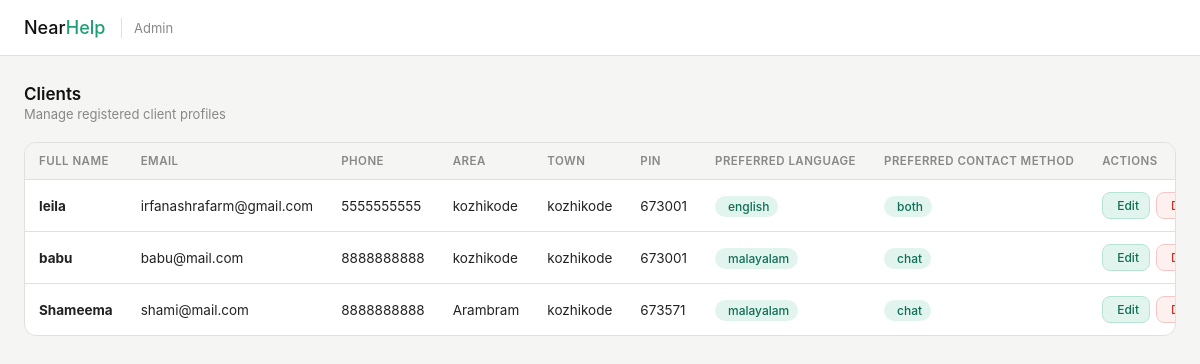
Page /Client_data_table on the committed database.
### projectnearhelpapp/models.py (models this page shows)
class Client_details(models.Model):
        user = models.OneToOneField(settings.AUTH_USER_MODEL, on_delete=models.CASCADE , related_name='client_details' , null=True, blank=True)
        Fullname = models.CharField(max_length=50)
        Phone_number = models.CharField()
        Email = models.CharField()
        Area = models.CharField()
        Town = models.CharField()
        Pin = models.IntegerField()
        Password = models.CharField(max_length=128)
        Preferred_language = models.CharField(max_length=50 , null=True, blank=True)
        Preferred_contact_method = models.CharField(max_length=50 , null=True, blank=True)
        Photo = models.ImageField(upload_to="photos/client_photos/" , blank=True, null=True)

### projectnearhelpapp/views.py (the view)
# urls.py: path('Client_data_table',views.Client_data_table,name='Client_data_table'),
def Client_data_table(request):
    alldata = Client_details.objects.all()
    return render(request,'admin_dashboard/client_data_table.html',{'clientdata':alldata})

### projectnearhelpapp/templates/admin_dashboard/client_data_table.html (shortened to what this page needs)
<!DOCTYPE html>
<html lang="en">
    <head>
        {% load static %}
        <link rel="stylesheet"
            href="https://cdn.jsdelivr.net/npm/@tabler/icons-webfont@latest/tabler-icons.min.css">
        <link rel="stylesheet"
            href="{% static 'css/admin_dashboard/client_data_table.css' %}">
    </head>
    <body>
        <nav>
            <a class="logo" href="#">Near<span>Help</span></a>
            <span class="nav-label">Admin</span>
        </nav>
        <div class="page">
            <div class="page-header">
                <div>
                    <div class="page-title">Clients</div>
                    <div class="page-subtitle">Manage registered client
                        profiles</div>
                </div>
            </div>
            <div class="table-card">
                <div class="table-wrapper">
                    <table>
                        <thead>
                            <tr>
                                <th>Full Name</th>
                                <th>Email</th>
                                <th>Phone</th>
                                <th>Area</th>
                                <th>Town</th>
                                <th>PIN</th>
                                <th>Preferred Language</th>
                                <th>Preferred Contact Method</th>
                                <th>Actions</th>
                            </tr>
                        </thead>
                        <tbody>
                            {% for i in clientdata %}
                            <tr>
                                <td><strong>{{ i.Fullname }}</strong></td>
                                <td>{{ i.Email }}</td>
                                <td>{{ i.Phone_number }}</td>
                                <td>{{ i.Area }}</td>
                                <td>{{ i.Town }}</td>
                                <td>{{ i.Pin }}</td>
                                <td>
                                    {% if i.Preferred_language %}
                                    <span class="chip chip-available">
                                        {{ i.Preferred_language }}
                                    </span>
                                    {% else %}
                                    <span
                                        class="chip chip-unavailable">None</span>
                                    {% endif %} </td>
                                <td>
                                    {% if i.Preferred_contact_method %}
                                    <span class="chip chip-available">
                                        {{ i.Preferred_contact_method }}
                                    </span>
                                    {% else %}
                                    <span
                                        class="chip chip-unavailable">None</span>
                                    {% endif %}
                                </td>
                                <td>
                                    <div class="actions">
                                        <a
                                            href="{% url 'Edit_client_data_table' i.id %}"
                                            class="btn-action btn-edit">
                                             Edit
                                        </a>
                                        <a href="{% url 'Delete_client_data_table' i.id %}" class="btn-action btn-delete">
                                        </a>
                                    </div>
                                </td>
                            </tr>
                            {% endfor %}
                        </tbody>
                    </table>
                </div>
            </div>
        </div>
    </body>
</html>

### static/css/admin_dashboard/client_data_table.css (style rules this page uses)
* { box-sizing: border-box; margin: 0; padding: 0; }
body { font-family: -apple-system, BlinkMacSystemFont, 'Segoe UI', Roboto, sans-serif; background: #f5f5f3; color: #111; min-height: 100vh; }
nav { height: 56px; background: #fff; border-bottom: 0.5px solid #e0e0e0; display: flex; align-items: center; padding: 0 24px; position: sticky; top: 0; z-index: 100; gap: 12px; }
.logo { font-size: 18px; font-weight: 500; color: #111; text-decoration: none; }
.logo span { color: #1D9E75; }
.nav-label { font-size: 13px; color: #888; font-weight: 400; }
.page { max-width: 1400px; margin: 0 auto; padding: 28px 24px 48px; }
.page-header { display: flex; align-items: center; justify-content: space-between; margin-bottom: 20px; }
.page-title { font-size: 17px; font-weight: 600; color: #111; }
.page-subtitle { font-size: 13px; color: #888; margin-top: 2px; }
.table-card { background: #fff; border: 0.5px solid #e0e0e0; border-radius: 12px; overflow: hidden; }
.table-wrapper { overflow-x: auto; }
table { width: 100%; border-collapse: collapse; font-size: 13.5px; }
thead tr { background: #f5f5f3; border-bottom: 0.5px solid #e0e0e0; }
th { padding: 11px 14px; text-align: left; font-size: 11.5px; font-weight: 600; color: #888; text-transform: uppercase; letter-spacing: 0.04em; white-space: nowrap; }
tbody tr { border-bottom: 0.5px solid #e0e0e0; transition: background 0.12s; }
tbody tr:last-child { border-bottom: none; }
td { padding: 12px 14px; color: #222; vertical-align: middle; white-space: nowrap; }
.chip { display: inline-flex; align-items: center; gap: 4px; padding: 3px 9px; border-radius: 999px; font-size: 12px; font-weight: 500; white-space: nowrap; }
.chip-available { background: #E1F5EE; color: #0F6E56; }
.actions { display: flex; gap: 6px; align-items: center; }
.btn-action { display: inline-flex; align-items: center; gap: 4px; padding: 5px 10px; border-radius: 8px; font-size: 12px; font-weight: 500; text-decoration: none; border: 0.5px solid transparent; cursor: pointer; transition: background 0.12s, border-color 0.12s; white-space: nowrap; }
.btn-edit { background: #E1F5EE; color: #0F6E56; border-color: #b7e4d2; }
.btn-delete { background: #fff0f0; color: #c0392b; border-color: #f5c6c6; }

### rows in the picture
Client_details: Fullname "leila", Email "irfanashrafarm@gmail.com", Phone_number "5555555555", Area "kozhikode", Town "kozhikode", Pin "673001", Preferred_language "english", Preferred_contact_method "both"
Client_details: Fullname "babu", Email "babu@mail.com", Phone_number "8888888888", Area "kozhikode", Town "kozhikode", Pin "673001", Preferred_language "malayalam", Preferred_contact_method "chat"
Client_details: Fullname "Shameema", Email "shami@mail.com", Phone_number "8888888888", Area "Arambram", Town "kozhikode", Pin "673571", Preferred_language "malayalam", Preferred_contact_method "chat"
